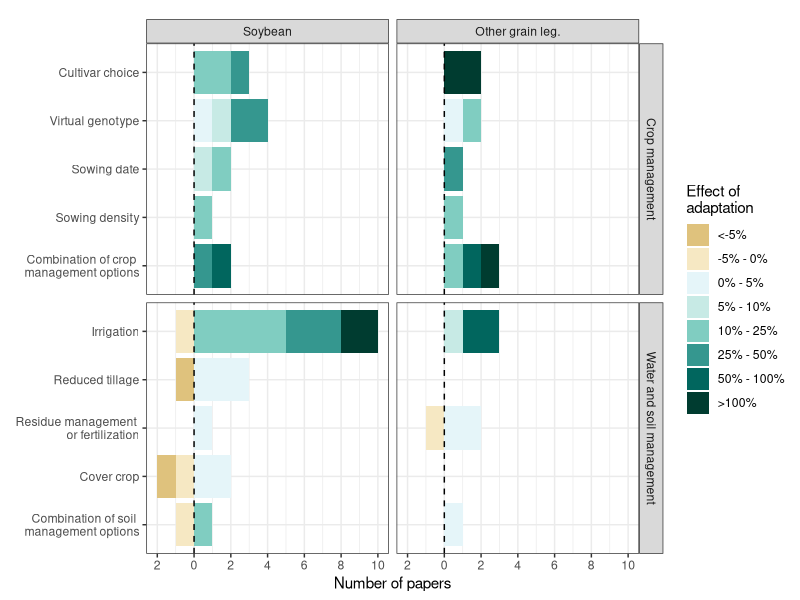

This chart was generated by the following R code:
# Purpose: Quantify the effect of different adaptation strategies on crop yield.
# For each paper, calculate the average effect over all time periods, climate scenarios, climate models and locations considered in the paper.
# Author: M. Marteau-Bazouni
# Date: 18/07/2023


# Packages ----------------------------------------------------------------
library(dplyr);library(ggplot2);library(ggforce);library(tidyr);library(gridExtra)

# Input data --------------------------------------------------------------
data <- read.csv2("../Input/Data_review.csv",fileEncoding="latin1",dec=',')


# Rename adaptation strategies -----------------------------------------------

adpt <- data %>% filter(Cat!="Impact" & !is.na(Adapt_impact) & Adapt_type!="Rotation") %>%
  mutate(Adapt_type = case_match(Adapt_type,"Cultivar"~"Cultivar choice","Virtual cultivar"~"Virtual genotype",c("Residue incorporation","Fertilization")~"Residue management \n or fertilization",c("Sowing date x virtual cultivar","Sowing date x cultivar")~"Combination of crop \n management options",c("Residue incorporation x fertilization","Virtual cultivar x Reduced tillage","Fertilization x irrigation")~"Combination of soil \n management options",.default=Adapt_type))%>%
  mutate(Crop=case_match(Crop,"Soybean"~"Soybean",.default="Others"))

# Order strategies
adpt$Adapt_type <- factor(adpt$Adapt_type, levels = rev(c("Cultivar choice","Virtual genotype","Sowing date","Sowing density","Combination of crop \n management options","Irrigation","Reduced tillage","Residue management \n or fertilization","Cover crop","Combination of soil \n management options")))

# Identify papers included in the figure
t <- adpt %>% distinct(Doi)

# Graph parameters --------------------------------------------------------

brks <- c(-20,-0.05,0,0.05, 0.1, 0.25, 0.5, 1, 20)
scale_x <- seq(-4,10,2)

plot_graph <- function(x){
  x$Crop<-factor(x$Crop, levels = c("Soybean","Others"))
  pos <- x %>% spread(Group,Nb,fill=0) %>% dplyr::select(-Negative)
  pos$Class<-factor(pos$Class, levels = rev(levels(pos$Class)))
  neg <- x %>% spread(Group,Nb,fill=0) %>% dplyr::select(-Positive)
  
  labels <- c("Soybean","Other grain leg.")
  names(labels) <- c("Soybean","Others")
  
  neg$Adapt_family <- case_match(neg$Adapt_type,c("Cultivar choice","Virtual genotype","Sowing date","Sowing density","Combination of crop \n management options")~"Crop management",.default = "Water and soil management")
  pos$Adapt_family <- case_match(neg$Adapt_type,c("Cultivar choice","Virtual genotype","Sowing date","Sowing density","Combination of crop \n management options")~"Crop management",.default = "Water and soil management")
  
  p <- ggplot(data=x, aes(fill=Class, y=Adapt_type)) +
    geom_bar(data = neg, stat="identity",position="stack", aes(x=-Negative))+ geom_bar(data = pos, stat="identity",position="stack", aes(x=Positive))+
    scale_fill_manual(values=c("#dfc27d","#f6e8c3","#e5f5f9","#c7eae5","#80cdc1","#35978f","#01665e","#003c30"),labels=c("<-5%","-5% - 0%", "0% - 5%","5% - 10%","10% - 25%","25% - 50%","50% - 100%", ">100%"))+
    scale_x_continuous(breaks=scale_x,labels=abs(scale_x))+
    labs(title=element_blank(), x= "Number of papers", y = element_blank(),fill="Effect of \nadaptation")+
    geom_vline(data=x, aes(xintercept = 0),color="black",linetype="dashed")+
    theme_bw()+ facet_grid(Adapt_family ~ Crop,labeller = labeller(Crop = labels),scales="free_y")
}


# Average adaptation effect over all time periods, climate scenarios, climate models and locations -----------------------------------------------

mean <- adpt %>% group_by(Doi,Crop,Adapt_type) %>%
  mutate(Adapt_impact=mean(Adapt_impact),Nb=1) %>%
  distinct(Adapt_impact,Nb) %>%
  mutate(Class = cut(Adapt_impact, breaks = brks,include.lowest = T, right = F)) %>% # Put adaptation effects into categories
  mutate(Group = ifelse(Class %in%c("[-20,-0.05)","[-0.05,0)"),"Negative","Positive")) # Separate positive effect from negative effect 


# Export ------------------------------------------------------------------

plot_graph(mean)
ggsave(filename = "../Output/Adaptation/Figure8_Adaptation_effect.jpg",width=6.5,height=4.5)